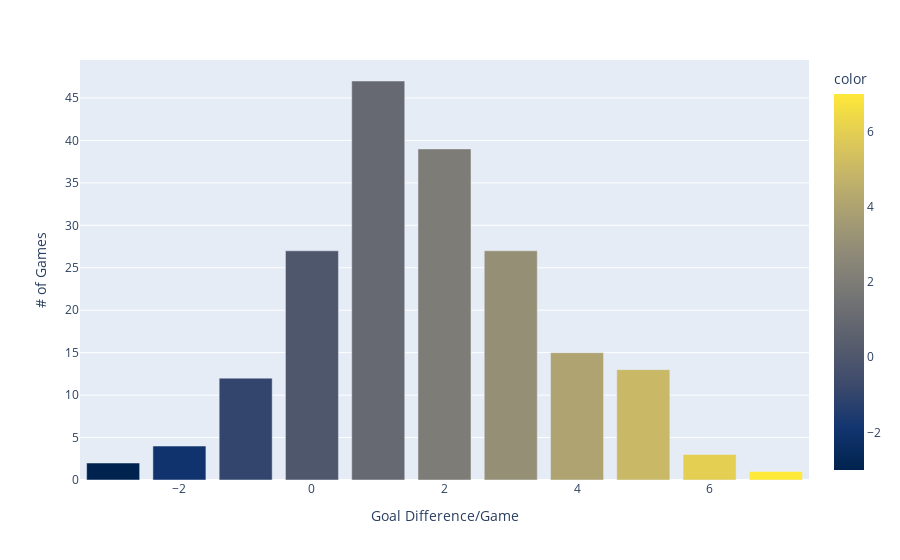

Source (notebook cell):
### Code cell
print("number of man city games:", len(df_master[df_master.HomeTeam == "Man City"]))

mancity_home = df_master[df_master.HomeTeam == "Man City"]
      
print(mancity_home["FTHG"].dtypes, mancity_home["FTAG"].dtypes)

mancity_home["Goal Diff"] = mancity_home["FTHG"] - mancity_home["FTAG"]

print("number of man city games w/ goal diff:", len(mancity_home["Goal Diff"]))
      
gp = mancity_home.groupby('Goal Diff').count()

display(gp.sample(4))

fig = px.bar(x = gp.index, y = gp.Date, color = gp.index,
             color_continuous_scale=px.colors.sequential.Cividis,
             labels = dict(y ="# of Games",
                           x ="Goal Difference/Game")
            )

fig.show()

## note - date aren't all the same

### Figure 1 — Plotly figure (JSON) as saved in the notebook; plotly's stock layout.template omitted (floating-point values rounded to 4 significant figures)
{"data": [{"alignmentgroup": "True", "hoverlabel": {"namelength": 0}, "hovertemplate": "Goal Difference/Game=%{x}<br># of Games=%{y}<br>color=%{marker.color}", "legendgroup": "", "marker": {"color": [-3, -2, -1, 0, 1, 2, 3, 4, 5, 6, 7], "coloraxis": "coloraxis"}, "name": "", "offsetgroup": "", "orientation": "v", "showlegend": false, "textposition": "auto", "type": "bar", "x": [-3, -2, -1, 0, 1, 2, 3, 4, 5, 6, 7], "xaxis": "x", "y": [2, 4, 12, 27, 47, 39, 27, 15, 13, 3, 1], "yaxis": "y"}], "layout": {"barmode": "relative", "coloraxis": {"colorbar": {"title": {"text": "color"}}, "colorscale": [[0, "#00224e"], [0.1111, "#123570"], [0.2222, "#3b496c"], [0.3333, "#575d6d"], [0.4444, "#707173"], [0.5556, "#8a8678"], [0.6667, "#a59c74"], [0.7778, "#c3b369"], [0.8889, "#e1cc55"], [1, "#fee838"]]}, "legend": {"tracegroupgap": 0}, "margin": {"t": 60}, "xaxis": {"anchor": "y", "domain": [0, 1], "title": {"text": "Goal Difference/Game"}}, "yaxis": {"anchor": "x", "domain": [0, 1], "title": {"text": "# of Games"}}}}
